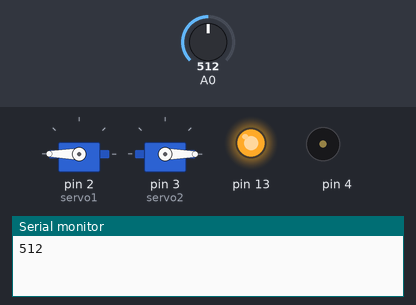
A sketch run on a simulated Arduino Uno, built with avr-gcc and run on an emulated ATmega328P. On the bench: 2 × servo, output pins drawn as LEDs (lit = HIGH), buzzer (waves = sounding), the last lines printed to the serial monitor. Inputs (shaded band) come from the test bench; at power-on: A0 = 512.

Above: at 4.8 s.
4.9 s: A0 set to 415
9.9 s: A0 set to 390
At 13.0 s:
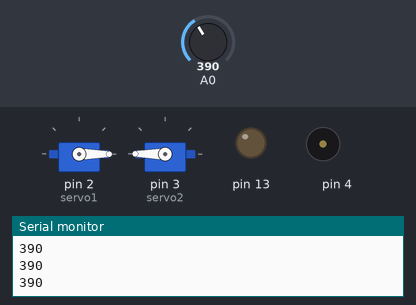
14.9 s: A0 set to 410
At 19.15 s:
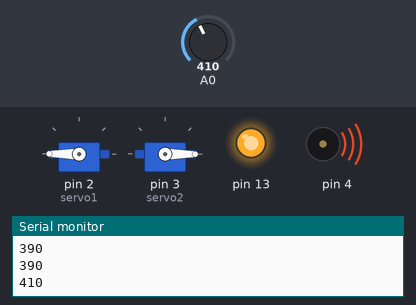
24.2 s: A0 set to 306
At 27.3 s:
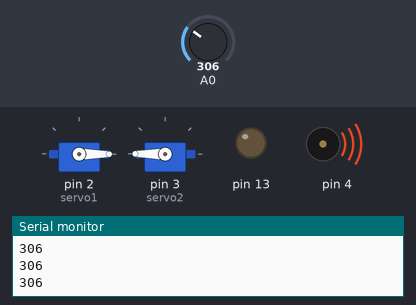
Timing chart, 0 to 28.9 s (numbered marks = the images above; inputs shaded):
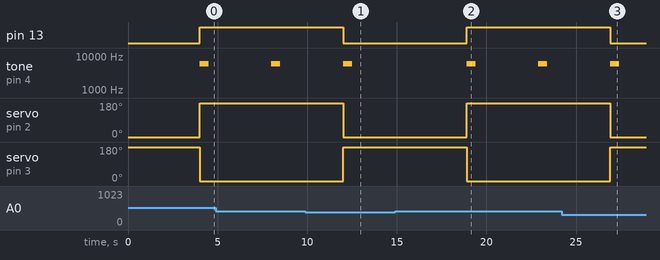

Measured:
- the behaviour switches between 401 and 400 on A0 (found by bisection; images 0 and 1)
- after the input at 9.9 s, pin 13: HIGH → LOW after 2.1 s; servo on pin 2 (servo1): 180° → 0° after 2.1 s; servo on pin 3 (servo2): 0° → 180° after 2.1 s
- after the input at 14.9 s, pin 13: LOW → HIGH after 4.0 s; tone on pin 4: alternates 6000 Hz for 0.50 s and silent for 3.5 s, starting after 4.0 s; servo on pin 2 (servo1): 0° → 180° after 4.0 s; servo on pin 3 (servo2): 180° → 0° after 4.0 s
- after the input at 24.2 s, pin 13: HIGH → LOW after 2.7 s; servo on pin 2 (servo1): 180° → 0° after 2.7 s; servo on pin 3 (servo2): 0° → 180° after 2.7 s

The sketch:

Application.ino
```cpp
#include <Servo.h>
Servo servo1;
Servo servo2;
void setup() {
  // put your setup code here, to run once:
  Serial.begin(9600);
  servo1.attach (2);
  servo1.write (0);
  servo2.attach (3);
  servo2.write (180);
  pinMode(13,OUTPUT);
}

void loop() {
  unsigned int AnalogValue;

  AnalogValue = analogRead(A0);
  if (AnalogValue > 400){
    delay(4000);
    digitalWrite(13,HIGH);
    servo1.write(180);
    servo2.write(0);
    tone(4,6000,500);
  }
  else{
    digitalWrite(13,LOW);
    servo1.write (0);
    servo2.write(180);
  }


Serial.println(AnalogValue);
  // put your main code here, to run repeatedly:

}
```
